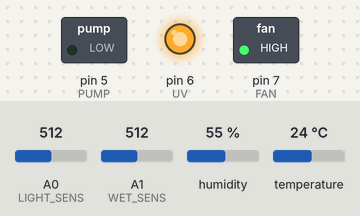
This sketch was run on a simulated Arduino Uno, built with avr-gcc and run on an emulated ATmega328P. Shown: switched loads named in the sketch (green lamp = pin HIGH), output pins drawn as LEDs (lit = HIGH). The inputs (shaded band) are chosen by the test bench; at power-on: temperature 24 °C, A0 (LIGHT_SENS) = 512, A1 (WET_SENS) = 512, humidity 55 %.

Above: at 11.4 s.
11.5 s: temperature set to 22.3 °C
16.5 s: temperature set to 21.4 °C
18.0 s: temperature set to 28 °C
At 20.4 s:
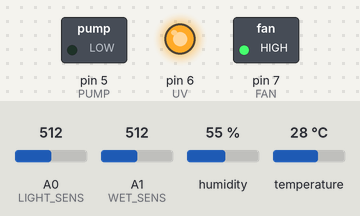
26.6 s: temperature set to 12 °C
At 33.5 s:
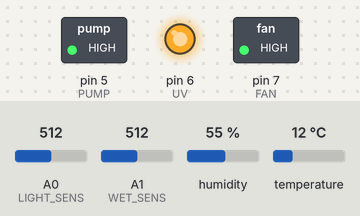
34.2 s: temperature set to 33 °C
At 36.0 s:
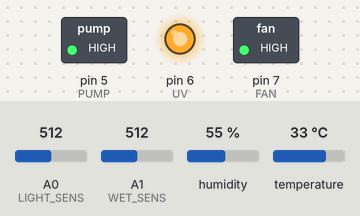
Timing chart, 0 to 41.7 s (numbered marks = the images above; inputs shaded):
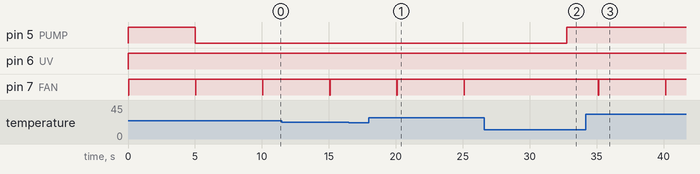

Measured:
- after the input at 16.5 s, every drawn part: stays the same
- after the input at 18.0 s, pin 7 (FAN): alternates HIGH for 5.0 s and LOW for 0.02 s, starting after 2.1 s
- after the input at 26.6 s, pin 7 (FAN): stays HIGH (without the input it goes to LOW after 3.5 s)
- after the input at 34.2 s, pin 7 (FAN): alternates HIGH for 5.0 s and LOW for 0.02 s, starting after 0.94 s
- by itself, pin 7 (FAN): alternates HIGH for 5.0 s and LOW for 0.02 s

The sketch:

teplitza.ino
```cpp
#include <DHT.h>
#include <DHT_U.h>
#define LIGHT_SENS A0     // датчик света
#define WET_SENS A1       // датчик влажности почвы
#define TEMP_SENS 2       // датчик температуры
#define FORGE 4           // печь?
#define PUMP 5            // помпа
#define UV 6              // лампы
#define FAN 7             // вентилятор
#define DHTPIN TEMP_SENS  // what digital pin we're connected to(Вывод к которому подключен датчик, в данном случае  пин D2)
#define DHTTYPE DHT22     // DHT 22 (AM2302), AM2321

int TEMP_OPTIM = 21;                                                 // оптимальная температура теплицы
int TEMP_DELTA = 5;                                                  // разброс температуры теплицы
unsigned long TEMP_SENS_DELAY = 5;                                   // время между срабатываниями датчика температуры (не меньше 5 сек)
float VENTILATION_START = 19;                                        //время начала проветривания
float VENTILATION_END = 19.25;                                       // время окончания проветривания
float START_TIME = 12.5;                                             // время запуска теплицы
float LIGHT_HOURS_PER_DAY = 12;                                      // продолжительность светового дня
float LIGHT_SUNRISE_TIME = 8;                                        // время начала светового дня
float LIGHT_SUNSET_TIME = LIGHT_SUNRISE_TIME + LIGHT_HOURS_PER_DAY;  // время окончания светового дня
int LIGHT_LIMIT = 500;                                               // оптимальный уровень освещённости
int LIGHT_ARRAY[200];                                                // массив значений показаний датчика освещённости
int WET_OPTIM = 1000;                                                // оптимальная влажность почвы

DHT dht(DHTPIN, DHTTYPE);

void setup() {
  Serial.begin(9600);
  dht.begin();
  pinMode(LIGHT_SENS, INPUT);
  pinMode(WET_SENS, INPUT);
  pinMode(TEMP_SENS, INPUT);
  pinMode(PUMP, OUTPUT);
  pinMode(UV, OUTPUT);
  pinMode(FAN, OUTPUT);
  digitalWrite(FAN, LOW);
  digitalWrite(FORGE, LOW);
  for (int i = 0; i < 200; i++) {
    LIGHT_ARRAY[i] = LIGHT_LIMIT;
  };
}

int temp_sens_check() {
  if (millis() - TEMP_SENS_DELAY > 5000) {
    TEMP_SENS_DELAY = millis();
    float temp = dht.readTemperature();
    return temp;
  };
}


int light_sens_check() {
  int j;
  if (j < 200) {
    LIGHT_ARRAY[j] = analogRead(LIGHT_SENS);
    j++;
  } else {
    LIGHT_ARRAY[0] = analogRead(LIGHT_SENS);
    j = 1;
  };
  int sum;
  for (int k = 0; k < 200; k++)
    sum += LIGHT_ARRAY[k];
  return sum / 200;
}


void heater_off(), heat(), cooling(), ventilation(), pump_on(), pump_off(), light_on(), light_off();  // состояния


void (*statefunc_heater)() = heater_off;  // State pointer
void (*statefunc_light)() = light_off;
void (*statefunc_pump)() = pump_off;


float time_of_day() {
  uint32_t sec = millis() / 1000ul;                 // полное количество секунд
  float timeHours = (START_TIME + (sec / 3600ul));  // часы
  if (timeHours > 24)
    timeHours -= 24;
  int timeMins = (sec % 3600ul) / 60ul;  // минуты
  float result = timeHours + timeMins / 60;
  return (result);
}

//////////////////////////////////////////////////////////////////////////////////////////////////////////////
//////////////////////////////////////////////////////////////////////////////////////////////////////////////

void heater_off() {
  digitalWrite(FORGE, LOW);
  digitalWrite(FAN, LOW);
  if (temp_sens_check() < (TEMP_OPTIM - TEMP_DELTA)) {
    statefunc_heater = heat;
  };
  if (temp_sens_check() > (TEMP_OPTIM + TEMP_DELTA)) {
    statefunc_heater = cooling;
  };
  if ((time_of_day() > VENTILATION_START) && (time_of_day() < VENTILATION_END)) {
    statefunc_heater = ventilation;
  };
};


void heat() {
  digitalWrite(FORGE, HIGH);
  digitalWrite(FAN, HIGH);
  if (temp_sens_check() > TEMP_OPTIM) {
    statefunc_heater = heater_off;
  };
};


void cooling() {
  digitalWrite(FORGE, LOW);
  digitalWrite(FAN, HIGH);
  if (temp_sens_check() < TEMP_OPTIM) {
    statefunc_heater = heater_off;
  };
};


void ventilation() {
  digitalWrite(FORGE, LOW);
  digitalWrite(FAN, HIGH);
  if ((time_of_day() < VENTILATION_START) || (time_of_day() > VENTILATION_END)) {
    statefunc_heater = heater_off;
  };
};


void light_off() {
  digitalWrite(UV, LOW);
  if ((time_of_day() > LIGHT_SUNRISE_TIME) && (time_of_day() < LIGHT_SUNSET_TIME))
    if (light_sens_check() < LIGHT_LIMIT) {
      statefunc_light = light_on;
    };
};


void light_on() {
  digitalWrite(UV, HIGH);
  if ((time_of_day() < LIGHT_SUNRISE_TIME) || (time_of_day() > LIGHT_SUNSET_TIME) || (light_sens_check() > LIGHT_LIMIT)) {
    statefunc_light = light_off;
  };
};


void pump_off() {
  digitalWrite(PUMP, LOW);
  if (analogRead(WET_SENS) < (WET_OPTIM)) {
    statefunc_pump = pump_on;
  }
}

void pump_on() {
  const long pump_cycle = 15 * 60 * 1000;
  int time_work = millis() % (pump_cycle);
  if (time_work < 5 * 1000) {
    digitalWrite(PUMP, HIGH);
  } else {
    digitalWrite(PUMP, LOW);
  }
  if (analogRead(WET_SENS) > (WET_OPTIM)) {
    statefunc_pump = pump_off;
  }
}

void loop() {
  (*statefunc_heater)();
  (*statefunc_light)();
  (*statefunc_pump)();
  delay(20);
}
```
